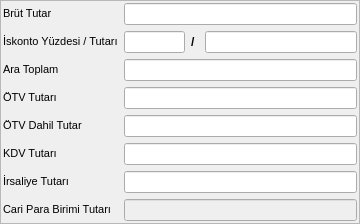
      <widget class="QFrame" name="frame_vergi_bilgileri">
       <property name="minimumSize">
        <size>
         <width>280</width>
         <height>0</height>
        </size>
       </property>
       <property name="frameShape">
        <enum>QFrame::StyledPanel</enum>
       </property>
       <property name="frameShadow">
        <enum>QFrame::Raised</enum>
       </property>
       <layout class="QGridLayout" name="gridLayout_12">
        <property name="margin">
         <number>2</number>
        </property>
        <item row="0" column="0">
         <layout class="QGridLayout" name="gridLayout_7">
          <item row="0" column="0">
           <widget class="QLabel" name="label_brut_tutar">
            <property name="sizePolicy">
             <sizepolicy hsizetype="Fixed" vsizetype="Fixed">
              <horstretch>0</horstretch>
              <verstretch>0</verstretch>
             </sizepolicy>
            </property>
            <property name="font">
             <font>
              <pointsize>8</pointsize>
             </font>
            </property>
            <property name="text">
             <string>Brüt Tutar</string>
            </property>
            <property name="alignment">
             <set>Qt::AlignLeading|Qt::AlignLeft|Qt::AlignVCenter</set>
            </property>
           </widget>
          </item>
          <item row="0" column="1">
           <widget class="QCommaEdit" name="commaEdit_brut_tutar">
            <property name="sizePolicy">
             <sizepolicy hsizetype="Expanding" vsizetype="Fixed">
              <horstretch>0</horstretch>
              <verstretch>0</verstretch>
             </sizepolicy>
            </property>
            <property name="focusPolicy">
             <enum>Qt::NoFocus</enum>
            </property>
            <property name="whatsThis">
             <string>Sayilari formatina(Or:1,000,234.50) donusturur. </string>
            </property>
            <property name="readOnly">
             <bool>true</bool>
            </property>
            <property name="QCommaEdit" stdset="0">
             <rect>
              <x>0</x>
              <y>0</y>
              <width>100</width>
              <height>100</height>
             </rect>
            </property>
           </widget>
          </item>
          <item row="3" column="0">
           <widget class="QLabel" name="label_otv_tutari">
            <property name="sizePolicy">
             <sizepolicy hsizetype="Fixed" vsizetype="Fixed">
              <horstretch>0</horstretch>
              <verstretch>0</verstretch>
             </sizepolicy>
            </property>
            <property name="font">
             <font>
              <pointsize>8</pointsize>
             </font>
            </property>
            <property name="text">
             <string>ÖTV Tutarı</string>
            </property>
            <property name="alignment">
             <set>Qt::AlignLeading|Qt::AlignLeft|Qt::AlignVCenter</set>
            </property>
           </widget>
          </item>
          <item row="3" column="1">
           <widget class="QCommaEdit" name="commaEdit_isk_sonrasi_otv_tutari">
            <property name="sizePolicy">
             <sizepolicy hsizetype="Expanding" vsizetype="Fixed">
              <horstretch>0</horstretch>
              <verstretch>0</verstretch>
             </sizepolicy>
            </property>
            <property name="focusPolicy">
             <enum>Qt::NoFocus</enum>
            </property>
            <property name="whatsThis">
             <string>Sayilari formatina(Or:1,000,234.50) donusturur. </string>
            </property>
            <property name="readOnly">
             <bool>true</bool>
            </property>
            <property name="QCommaEdit" stdset="0">
             <rect>
              <x>0</x>
              <y>0</y>
              <width>100</width>
              <height>100</height>
             </rect>
            </property>
           </widget>
          </item>
          <item row="4" column="0">
           <widget class="QLabel" name="label_otv_dahil_tutar">
            <property name="sizePolicy">
             <sizepolicy hsizetype="Fixed" vsizetype="Fixed">
              <horstretch>0</horstretch>
              <verstretch>0</verstretch>
             </sizepolicy>
            </property>
            <property name="font">
             <font>
              <pointsize>8</pointsize>
             </font>
            </property>
            <property name="text">
             <string>ÖTV Dahil Tutar</string>
            </property>
            <property name="alignment">
             <set>Qt::AlignLeading|Qt::AlignLeft|Qt::AlignVCenter</set>
            </property>
           </widget>
          </item>
          <item row="4" column="1">
           <widget class="QCommaEdit" name="commaEdit_isk_sonrasi_otv_dahil_tutar">
            <property name="sizePolicy">
             <sizepolicy hsizetype="Expanding" vsizetype="Fixed">
              <horstretch>0</horstretch>
              <verstretch>0</verstretch>
             </sizepolicy>
            </property>
            <property name="focusPolicy">
             <enum>Qt::NoFocus</enum>
            </property>
            <property name="whatsThis">
             <string>Sayilari formatina(Or:1,000,234.50) donusturur. </string>
            </property>
            <property name="readOnly">
             <bool>true</bool>
            </property>
            <property name="QCommaEdit" stdset="0">
             <rect>
              <x>0</x>
              <y>0</y>
              <width>100</width>
              <height>100</height>
             </rect>
            </property>
           </widget>
          </item>
          <item row="5" column="0">
           <widget class="QLabel" name="label_kdv_tutari">
            <property name="sizePolicy">
             <sizepolicy hsizetype="Fixed" vsizetype="Fixed">
              <horstretch>0</horstretch>
              <verstretch>0</verstretch>
             </sizepolicy>
            </property>
            <property name="font">
             <font>
              <pointsize>8</pointsize>
             </font>
            </property>
            <property name="text">
             <string>KDV Tutarı</string>
            </property>
            <property name="alignment">
             <set>Qt::AlignLeading|Qt::AlignLeft|Qt::AlignVCenter</set>
            </property>
           </widget>
          </item>
          <item row="5" column="1">
           <widget class="QCommaEdit" name="commaEdit_isk_sonrasi_kdv_tutari">
            <property name="sizePolicy">
             <sizepolicy hsizetype="Expanding" vsizetype="Fixed">
              <horstretch>0</horstretch>
              <verstretch>0</verstretch>
             </sizepolicy>
            </property>
            <property name="focusPolicy">
             <enum>Qt::NoFocus</enum>
            </property>
            <property name="whatsThis">
             <string>Sayilari formatina(Or:1,000,234.50) donusturur. </string>
            </property>
            <property name="readOnly">
             <bool>true</bool>
            </property>
            <property name="QCommaEdit" stdset="0">
             <rect>
              <x>0</x>
              <y>0</y>
              <width>100</width>
              <height>100</height>
             </rect>
            </property>
           </widget>
          </item>
          <item row="6" column="0">
           <widget class="QLabel" name="label_irsaliye_tutari">
            <property name="sizePolicy">
             <sizepolicy hsizetype="Fixed" vsizetype="Fixed">
              <horstretch>0</horstretch>
              <verstretch>0</verstretch>
             </sizepolicy>
            </property>
            <property name="font">
             <font>
              <pointsize>8</pointsize>
             </font>
            </property>
            <property name="text">
             <string>İrsaliye Tutarı</string>
            </property>
            <property name="alignment">
             <set>Qt::AlignLeading|Qt::AlignLeft|Qt::AlignVCenter</set>
            </property>
           </widget>
          </item>
          <item row="6" column="1">
           <widget class="QCommaEdit" name="commaEdit_irsaliye_tutari">
            <property name="sizePolicy">
             <sizepolicy hsizetype="Expanding" vsizetype="Fixed">
              <horstretch>0</horstretch>
              <verstretch>0</verstretch>
             </sizepolicy>
            </property>
            <property name="focusPolicy">
             <enum>Qt::TabFocus</enum>
            </property>
            <property name="whatsThis">
             <string>Sayilari formatina(Or:1,000,234.50) donusturur. </string>
            </property>
            <property name="readOnly">
             <bool>true</bool>
            </property>
            <property name="QCommaEdit" stdset="0">
             <rect>
              <x>0</x>
              <y>0</y>
              <width>100</width>
              <height>100</height>
             </rect>
            </property>
           </widget>
          </item>
          <item row="1" column="0">
           <widget class="QLabel" name="label_iskonto">
            <property name="sizePolicy">
             <sizepolicy hsizetype="Fixed" vsizetype="Fixed">
              <horstretch>0</horstretch>
              <verstretch>0</verstretch>
             </sizepolicy>
            </property>
            <property name="font">
             <font>
              <pointsize>8</pointsize>
             </font>
            </property>
            <property name="text">
             <string>İskonto Yüzdesi / Tutarı</string>
            </property>
           </widget>
          </item>
          <item row="1" column="1">
           <layout class="QHBoxLayout" name="horizontalLayout_5" stretch="8,1,20">
            <item>
             <widget class="QCommaEdit" name="commaEdit_iskonto_yuzdesi">
              <property name="focusPolicy">
               <enum>Qt::StrongFocus</enum>
              </property>
              <property name="toolTip">
               <string>İskonto yüzdesini giriniz</string>
              </property>
              <property name="whatsThis">
               <string>Sayilari formatina(Or:1,000,234.50) donusturur. </string>
              </property>
              <property name="QCommaEdit" stdset="0">
               <rect>
                <x>0</x>
                <y>0</y>
                <width>100</width>
                <height>100</height>
               </rect>
              </property>
             </widget>
            </item>
            <item>
             <widget class="QLabel" name="label_iskonto_yuzdesi">
              <property name="sizePolicy">
               <sizepolicy hsizetype="Expanding" vsizetype="Fixed">
                <horstretch>0</horstretch>
                <verstretch>0</verstretch>
               </sizepolicy>
              </property>
              <property name="font">
               <font>
                <pointsize>9</pointsize>
                <weight>75</weight>
                <bold>true</bold>
               </font>
              </property>
              <property name="text">
               <string>/</string>
              </property>
             </widget>
            </item>
            <item>
             <widget class="QCommaEdit" name="commaEdit_iskonto_tutari">
              <property name="focusPolicy">
               <enum>Qt::StrongFocus</enum>
              </property>
              <property name="toolTip">
               <string>İskonto Tutarını giriniz</string>
              </property>
              <property name="whatsThis">
               <string>Sayilari formatina(Or:1,000,234.50) donusturur. </string>
              </property>
              <property name="QCommaEdit" stdset="0">
               <rect>
                <x>0</x>
                <y>0</y>
                <width>100</width>
                <height>100</height>
               </rect>
              </property>
             </widget>
            </item>
           </layout>
          </item>
          <item row="2" column="0">
           <widget class="QLabel" name="label_ara_toplam">
            <property name="sizePolicy">
             <sizepolicy hsizetype="Fixed" vsizetype="Fixed">
              <horstretch>0</horstretch>
              <verstretch>0</verstretch>
             </sizepolicy>
            </property>
            <property name="font">
             <font>
              <pointsize>8</pointsize>
             </font>
            </property>
            <property name="text">
             <string>Ara Toplam</string>
            </property>
           </widget>
          </item>
          <item row="2" column="1">
           <widget class="QCommaEdit" name="commaEdit_ara_toplam">
            <property name="focusPolicy">
             <enum>Qt::NoFocus</enum>
            </property>
            <property name="whatsThis">
             <string>Sayilari formatina(Or:1,000,234.50) donusturur. </string>
            </property>
            <property name="readOnly">
             <bool>true</bool>
            </property>
            <property name="QCommaEdit" stdset="0">
             <rect>
              <x>0</x>
              <y>0</y>
              <width>100</width>
              <height>100</height>
             </rect>
            </property>
           </widget>
          </item>
          <item row="7" column="0">
           <widget class="QLabel" name="label_cari_para_birimi_tutari">
            <property name="sizePolicy">
             <sizepolicy hsizetype="Fixed" vsizetype="Fixed">
              <horstretch>0</horstretch>
              <verstretch>0</verstretch>
             </sizepolicy>
            </property>
            <property name="font">
             <font>
              <pointsize>8</pointsize>
             </font>
            </property>
            <property name="text">
             <string>Cari Para Birimi Tutarı</string>
            </property>
            <property name="alignment">
             <set>Qt::AlignLeading|Qt::AlignLeft|Qt::AlignVCenter</set>
            </property>
           </widget>
          </item>
          <item row="7" column="1">
           <widget class="QCommaEdit" name="commaEdit_cari_para_birimi_tutari">
            <property name="enabled">
             <bool>false</bool>
            </property>
            <property name="focusPolicy">
             <enum>Qt::NoFocus</enum>
            </property>
            <property name="whatsThis">
             <string>Sayilari formatina(Or:1,000,234.50) donusturur. </string>
            </property>
            <property name="QCommaEdit" stdset="0">
             <rect>
              <x>0</x>
              <y>0</y>
              <width>100</width>
              <height>100</height>
             </rect>
            </property>
           </widget>
          </item>
         </layout>
        </item>
       </layout>
      </widget>
